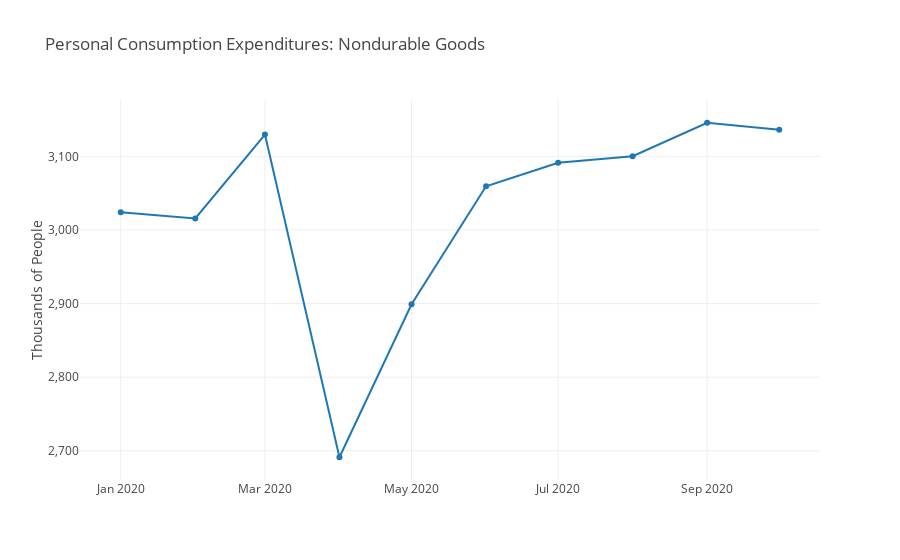

The notebook cell this image was saved under:
### Code cell
df = pdr.get_data_fred('PCEND', start=dt.datetime(2020,1,1), end=end)

fig3 = go.Figure()

fig3.add_trace(go.Scatter(x=df.index, y=df['PCEND'], name='All Employees, Total Nonfarm'))

fig3.update_layout(template='none', title='Personal Consumption Expenditures: Nondurable Goods', title_x=0.05, height=600, autosize=True,legend=dict(
    orientation="h",
    yanchor="bottom",
    y=1.02,
    xanchor="right",
    x=1
))

fig3.update_yaxes(title_text="Thousands of People",tickformat=",")

fig3.show()

### Figure 1 — Plotly figure (JSON) as saved in the notebook; plotly's stock layout.template omitted (floating-point values rounded to 4 significant figures)
{"data": [{"name": "All Employees, Total Nonfarm", "type": "scatter", "x": ["2020-01-01T00:00:00", "2020-02-01T00:00:00", "2020-03-01T00:00:00", "2020-04-01T00:00:00", "2020-05-01T00:00:00", "2020-06-01T00:00:00", "2020-07-01T00:00:00", "2020-08-01T00:00:00", "2020-09-01T00:00:00", "2020-10-01T00:00:00"], "y": [3024, 3016.0, 3130.0, 2691.0, 2899.0, 3059.0, 3091.0, 3100.0, 3146.0, 3136.0]}], "layout": {"autosize": true, "legend": {"orientation": "h", "x": 1, "xanchor": "right", "y": 1.02, "yanchor": "bottom"}, "title": {"text": "Personal Consumption Expenditures: Nondurable Goods", "x": 0.05}, "xaxis": {"autorange": true, "range": ["2019-12-15 09:53:01.3352", "2020-10-17 14:06:58.6648"], "type": "date"}, "yaxis": {"autorange": true, "range": [2661.0, 3176.0], "tickformat": ",", "title": {"text": "Thousands of People"}, "type": "linear"}}}
